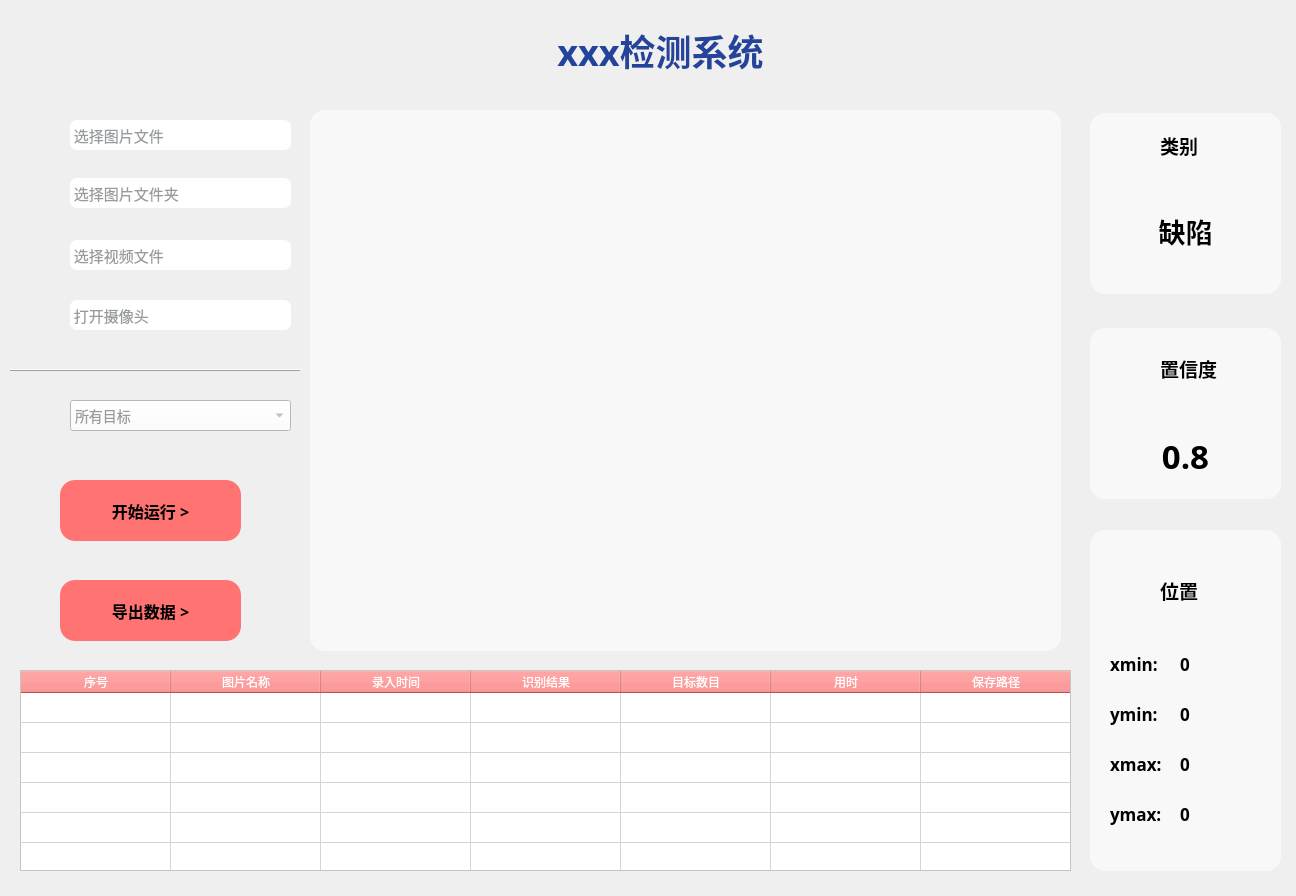
<?xml version="1.0" encoding="UTF-8"?>
<ui version="4.0">
 <class>MainWindow</class>
 <widget class="QMainWindow" name="MainWindow">
  <property name="windowModality">
   <enum>Qt::NonModal</enum>
  </property>
  <property name="enabled">
   <bool>true</bool>
  </property>
  <property name="geometry">
   <rect>
    <x>0</x>
    <y>0</y>
    <width>1296</width>
    <height>896</height>
   </rect>
  </property>
  <property name="minimumSize">
   <size>
    <width>1296</width>
    <height>896</height>
   </size>
  </property>
  <property name="maximumSize">
   <size>
    <width>1296</width>
    <height>896</height>
   </size>
  </property>
  <property name="font">
   <font>
    <family>仿宋</family>
   </font>
  </property>
  <property name="contextMenuPolicy">
   <enum>Qt::DefaultContextMenu</enum>
  </property>
  <property name="windowTitle">
   <string>钢铁表面缺陷检测系统</string>
  </property>
  <property name="windowIcon">
   <iconset>
    <normaloff>icon/app.png</normaloff>icon/app.png</iconset>
  </property>
  <property name="autoFillBackground">
   <bool>false</bool>
  </property>
  <property name="styleSheet">
   <string notr="true">#centralwidget {background-image: url(&quot;D:/lg/BaiduSyncdisk/project/person_code/bishe/icon/2025/background.jpg&quot;);}

</string>
  </property>
  <property name="locale">
   <locale language="Chinese" country="China"/>
  </property>
  <property name="setWindowFlags" stdset="0">
   <string>QtCore.Qt.FramelessWindowHint</string>
  </property>
  <property name="setAttribute" stdset="0">
   <string>QtCore.Qt.WA_TranslucentBackground</string>
  </property>
  <widget class="QWidget" name="centralwidget">
   <property name="font">
    <font>
     <family>黑体</family>
    </font>
   </property>
   <widget class="QLabel" name="label_title">
    <property name="geometry">
     <rect>
      <x>220</x>
      <y>20</y>
      <width>881</width>
      <height>61</height>
     </rect>
    </property>
    <property name="minimumSize">
     <size>
      <width>0</width>
      <height>0</height>
     </size>
    </property>
    <property name="maximumSize">
     <size>
      <width>10000</width>
      <height>10000</height>
     </size>
    </property>
    <property name="font">
     <font>
      <family>黑体</family>
      <pointsize>27</pointsize>
      <weight>75</weight>
      <italic>false</italic>
      <bold>true</bold>
     </font>
    </property>
    <property name="styleSheet">
     <string notr="true">color: rgb(36,68,156);</string>
    </property>
    <property name="text">
     <string>xxx检测系统</string>
    </property>
    <property name="scaledContents">
     <bool>true</bool>
    </property>
    <property name="alignment">
     <set>Qt::AlignCenter</set>
    </property>
   </widget>
   <widget class="QLabel" name="label_img">
    <property name="geometry">
     <rect>
      <x>310</x>
      <y>110</y>
      <width>751</width>
      <height>541</height>
     </rect>
    </property>
    <property name="styleSheet">
     <string notr="true">background-color: rgba(255, 255, 255, 150);
border-radius: 15px;
</string>
    </property>
    <property name="text">
     <string/>
    </property>
    <property name="pixmap">
     <pixmap>icon/zhutu2.png</pixmap>
    </property>
    <property name="alignment">
     <set>Qt::AlignCenter</set>
    </property>
    <property name="wordWrap">
     <bool>false</bool>
    </property>
    <property name="margin">
     <number>0</number>
    </property>
    <property name="indent">
     <number>-1</number>
    </property>
    <property name="openExternalLinks">
     <bool>false</bool>
    </property>
   </widget>
   <widget class="QLabel" name="label_17">
    <property name="geometry">
     <rect>
      <x>1100</x>
      <y>560</y>
      <width>60</width>
      <height>70</height>
     </rect>
    </property>
    <property name="text">
     <string/>
    </property>
    <property name="pixmap">
     <pixmap>icon/weizhi.png</pixmap>
    </property>
    <property name="scaledContents">
     <bool>true</bool>
    </property>
    <property name="alignment">
     <set>Qt::AlignCenter</set>
    </property>
   </widget>
   <widget class="QLabel" name="label_9">
    <property name="geometry">
     <rect>
      <x>1160</x>
      <y>575</y>
      <width>111</width>
      <height>31</height>
     </rect>
    </property>
    <property name="font">
     <font>
      <family>黑体</family>
      <pointsize>14</pointsize>
      <weight>75</weight>
      <bold>true</bold>
     </font>
    </property>
    <property name="styleSheet">
     <string notr="true">color: rgb(0, 0, 0);</string>
    </property>
    <property name="text">
     <string>位置</string>
    </property>
   </widget>
   <widget class="QLabel" name="label_xmin">
    <property name="geometry">
     <rect>
      <x>1110</x>
      <y>650</y>
      <width>71</width>
      <height>27</height>
     </rect>
    </property>
    <property name="font">
     <font>
      <family>黑体</family>
      <pointsize>13</pointsize>
      <weight>75</weight>
      <bold>true</bold>
     </font>
    </property>
    <property name="styleSheet">
     <string notr="true"/>
    </property>
    <property name="text">
     <string>xmin: </string>
    </property>
   </widget>
   <widget class="QLabel" name="label_19">
    <property name="geometry">
     <rect>
      <x>1110</x>
      <y>700</y>
      <width>71</width>
      <height>27</height>
     </rect>
    </property>
    <property name="font">
     <font>
      <family>黑体</family>
      <pointsize>13</pointsize>
      <weight>75</weight>
      <bold>true</bold>
     </font>
    </property>
    <property name="styleSheet">
     <string notr="true"/>
    </property>
    <property name="text">
     <string>ymin:</string>
    </property>
   </widget>
   <widget class="QLabel" name="label_20">
    <property name="geometry">
     <rect>
      <x>1110</x>
      <y>750</y>
      <width>71</width>
      <height>27</height>
     </rect>
    </property>
    <property name="font">
     <font>
      <family>黑体</family>
      <pointsize>13</pointsize>
      <weight>75</weight>
      <bold>true</bold>
     </font>
    </property>
    <property name="styleSheet">
     <string notr="true"/>
    </property>
    <property name="text">
     <string>xmax:</string>
    </property>
   </widget>
   <widget class="QLabel" name="label_21">
    <property name="geometry">
     <rect>
      <x>1110</x>
      <y>800</y>
      <width>71</width>
      <height>27</height>
     </rect>
    </property>
    <property name="font">
     <font>
      <family>黑体</family>
      <pointsize>13</pointsize>
      <weight>75</weight>
      <bold>true</bold>
     </font>
    </property>
    <property name="styleSheet">
     <string notr="true"/>
    </property>
    <property name="text">
     <string>ymax:</string>
    </property>
   </widget>
   <widget class="QLabel" name="label_23">
    <property name="geometry">
     <rect>
      <x>250</x>
      <y>207</y>
      <width>50</width>
      <height>27</height>
     </rect>
    </property>
    <property name="text">
     <string/>
    </property>
    <property name="pixmap">
     <pixmap>icon2/mubiaojiance.png</pixmap>
    </property>
    <property name="alignment">
     <set>Qt::AlignCenter</set>
    </property>
   </widget>
   <widget class="QLabel" name="label_24">
    <property name="geometry">
     <rect>
      <x>260</x>
      <y>250</y>
      <width>30</width>
      <height>30</height>
     </rect>
    </property>
    <property name="text">
     <string/>
    </property>
    <property name="pixmap">
     <pixmap>icon2/mubiaogenzong.png</pixmap>
    </property>
    <property name="alignment">
     <set>Qt::AlignCenter</set>
    </property>
   </widget>
   <widget class="QFrame" name="frame_3">
    <property name="geometry">
     <rect>
      <x>10</x>
      <y>360</y>
      <width>291</width>
      <height>20</height>
     </rect>
    </property>
    <property name="font">
     <font>
      <pointsize>9</pointsize>
     </font>
    </property>
    <property name="frameShape">
     <enum>QFrame::HLine</enum>
    </property>
    <property name="frameShadow">
     <enum>QFrame::Raised</enum>
    </property>
    <property name="lineWidth">
     <number>1</number>
    </property>
   </widget>
   <widget class="QLabel" name="label_25">
    <property name="geometry">
     <rect>
      <x>10</x>
      <y>396</y>
      <width>50</width>
      <height>50</height>
     </rect>
    </property>
    <property name="text">
     <string/>
    </property>
    <property name="pixmap">
     <pixmap>icon/suoyoumubiao.png</pixmap>
    </property>
    <property name="scaledContents">
     <bool>true</bool>
    </property>
    <property name="alignment">
     <set>Qt::AlignCenter</set>
    </property>
   </widget>
   <widget class="QComboBox" name="comboBox">
    <property name="geometry">
     <rect>
      <x>70</x>
      <y>400</y>
      <width>221</width>
      <height>31</height>
     </rect>
    </property>
    <property name="styleSheet">
     <string notr="true">
QComboBox {
    background-color: rgb(255, 255, 255);
    color: rgb(151, 155, 158);
    font-size: 14px; /* 设置字体大小为12像素 */
}
</string>
    </property>
    <item>
     <property name="text">
      <string>所有目标</string>
     </property>
    </item>
   </widget>
   <widget class="QPushButton" name="pushButton_start">
    <property name="geometry">
     <rect>
      <x>60</x>
      <y>480</y>
      <width>181</width>
      <height>61</height>
     </rect>
    </property>
    <property name="font">
     <font>
      <family>黑体</family>
      <pointsize>12</pointsize>
      <weight>75</weight>
      <bold>true</bold>
     </font>
    </property>
    <property name="styleSheet">
     <string notr="true">background-color: rgb(255,115,114);

border-radius: 15px;

color: rgb(0, 0, 0);</string>
    </property>
    <property name="text">
     <string>开始运行 &gt;</string>
    </property>
   </widget>
   <widget class="QLabel" name="label_xmin_v">
    <property name="geometry">
     <rect>
      <x>1180</x>
      <y>650</y>
      <width>81</width>
      <height>27</height>
     </rect>
    </property>
    <property name="font">
     <font>
      <family>黑体</family>
      <pointsize>13</pointsize>
      <weight>75</weight>
      <bold>true</bold>
     </font>
    </property>
    <property name="styleSheet">
     <string notr="true"/>
    </property>
    <property name="text">
     <string>0</string>
    </property>
   </widget>
   <widget class="QLabel" name="label_xmax_v">
    <property name="geometry">
     <rect>
      <x>1180</x>
      <y>750</y>
      <width>81</width>
      <height>27</height>
     </rect>
    </property>
    <property name="font">
     <font>
      <family>黑体</family>
      <pointsize>13</pointsize>
      <weight>75</weight>
      <bold>true</bold>
     </font>
    </property>
    <property name="styleSheet">
     <string notr="true"/>
    </property>
    <property name="text">
     <string>0</string>
    </property>
   </widget>
   <widget class="QLabel" name="label_ymin_v">
    <property name="geometry">
     <rect>
      <x>1180</x>
      <y>700</y>
      <width>81</width>
      <height>27</height>
     </rect>
    </property>
    <property name="font">
     <font>
      <family>黑体</family>
      <pointsize>13</pointsize>
      <weight>75</weight>
      <bold>true</bold>
     </font>
    </property>
    <property name="styleSheet">
     <string notr="true"/>
    </property>
    <property name="text">
     <string>0</string>
    </property>
   </widget>
   <widget class="QLabel" name="label_ymax_v">
    <property name="geometry">
     <rect>
      <x>1180</x>
      <y>800</y>
      <width>81</width>
      <height>27</height>
     </rect>
    </property>
    <property name="font">
     <font>
      <family>黑体</family>
      <pointsize>13</pointsize>
      <weight>75</weight>
      <bold>true</bold>
     </font>
    </property>
    <property name="styleSheet">
     <string notr="true"/>
    </property>
    <property name="text">
     <string>0</string>
    </property>
   </widget>
   <widget class="QLabel" name="label_score">
    <property name="geometry">
     <rect>
      <x>1100</x>
      <y>430</y>
      <width>171</width>
      <height>51</height>
     </rect>
    </property>
    <property name="font">
     <font>
      <family>黑体</family>
      <pointsize>25</pointsize>
      <weight>75</weight>
      <bold>true</bold>
     </font>
    </property>
    <property name="styleSheet">
     <string notr="true">color: rgb(0, 0, 0);</string>
    </property>
    <property name="text">
     <string>0.8</string>
    </property>
    <property name="alignment">
     <set>Qt::AlignCenter</set>
    </property>
   </widget>
   <widget class="QLabel" name="label_classes">
    <property name="geometry">
     <rect>
      <x>800</x>
      <y>690</y>
      <width>41</width>
      <height>31</height>
     </rect>
    </property>
    <property name="font">
     <font>
      <family>黑体</family>
      <pointsize>13</pointsize>
     </font>
    </property>
    <property name="styleSheet">
     <string notr="true">color: rgb(255, 255, 255);</string>
    </property>
    <property name="text">
     <string/>
    </property>
   </widget>
   <widget class="QLabel" name="label_img_path">
    <property name="geometry">
     <rect>
      <x>70</x>
      <y>120</y>
      <width>221</width>
      <height>30</height>
     </rect>
    </property>
    <property name="font">
     <font>
      <family>黑体</family>
      <pointsize>11</pointsize>
      <weight>50</weight>
      <bold>false</bold>
     </font>
    </property>
    <property name="toolTipDuration">
     <number>-1</number>
    </property>
    <property name="styleSheet">
     <string notr="true">background-color: rgb(255, 255, 255);

border-radius: 7px;

color: rgb(151, 155, 158);</string>
    </property>
    <property name="text">
     <string> 选择图片文件</string>
    </property>
    <property name="textFormat">
     <enum>Qt::AutoText</enum>
    </property>
   </widget>
   <widget class="QPushButton" name="pushButton_img">
    <property name="geometry">
     <rect>
      <x>10</x>
      <y>110</y>
      <width>50</width>
      <height>50</height>
     </rect>
    </property>
    <property name="styleSheet">
     <string notr="true">QPushButton {
    background-color: transparent;
    border-radius: 10px; /* 设置圆角半径为10像素 */
}

QPushButton:hover {
    background-color: rgb(98, 105, 111);
}</string>
    </property>
    <property name="text">
     <string/>
    </property>
    <property name="icon">
     <iconset>
      <normaloff>icon/dir.png</normaloff>icon/dir.png</iconset>
    </property>
    <property name="iconSize">
     <size>
      <width>50</width>
      <height>50</height>
     </size>
    </property>
   </widget>
   <widget class="QPushButton" name="pushButton_dir">
    <property name="geometry">
     <rect>
      <x>10</x>
      <y>170</y>
      <width>50</width>
      <height>50</height>
     </rect>
    </property>
    <property name="layoutDirection">
     <enum>Qt::LeftToRight</enum>
    </property>
    <property name="styleSheet">
     <string notr="true">QPushButton {
    background-color: transparent;
    border-radius: 10px; /* 设置圆角半径为10像素 */
}

QPushButton:hover {
    background-color: rgb(98, 105, 111);
}</string>
    </property>
    <property name="text">
     <string/>
    </property>
    <property name="icon">
     <iconset>
      <normaloff>icon/dirs.png</normaloff>icon/dirs.png</iconset>
    </property>
    <property name="iconSize">
     <size>
      <width>50</width>
      <height>50</height>
     </size>
    </property>
    <property name="autoRepeat">
     <bool>false</bool>
    </property>
    <property name="autoExclusive">
     <bool>false</bool>
    </property>
   </widget>
   <widget class="QLabel" name="label_dir_path">
    <property name="geometry">
     <rect>
      <x>70</x>
      <y>178</y>
      <width>221</width>
      <height>30</height>
     </rect>
    </property>
    <property name="font">
     <font>
      <family>黑体</family>
      <pointsize>11</pointsize>
      <weight>50</weight>
      <bold>false</bold>
     </font>
    </property>
    <property name="toolTipDuration">
     <number>-1</number>
    </property>
    <property name="styleSheet">
     <string notr="true">background-color: rgb(255, 255, 255);

border-radius: 7px;

color: rgb(151, 155, 158);</string>
    </property>
    <property name="text">
     <string> 选择图片文件夹</string>
    </property>
    <property name="textFormat">
     <enum>Qt::AutoText</enum>
    </property>
   </widget>
   <widget class="QPushButton" name="pushButton_video">
    <property name="geometry">
     <rect>
      <x>10</x>
      <y>233</y>
      <width>50</width>
      <height>50</height>
     </rect>
    </property>
    <property name="maximumSize">
     <size>
      <width>16777208</width>
      <height>16777215</height>
     </size>
    </property>
    <property name="layoutDirection">
     <enum>Qt::LeftToRight</enum>
    </property>
    <property name="styleSheet">
     <string notr="true">QPushButton {
    background-color: transparent;
    border-radius: 10px; /* 设置圆角半径为10像素 */
}

QPushButton:hover {
    background-color: rgb(98, 105, 111);
}</string>
    </property>
    <property name="text">
     <string/>
    </property>
    <property name="icon">
     <iconset>
      <normaloff>icon/shipinwenjian.png</normaloff>icon/shipinwenjian.png</iconset>
    </property>
    <property name="iconSize">
     <size>
      <width>50</width>
      <height>50</height>
     </size>
    </property>
    <property name="autoRepeatDelay">
     <number>300</number>
    </property>
    <property name="autoRepeatInterval">
     <number>100</number>
    </property>
   </widget>
   <widget class="QLabel" name="label_video_path">
    <property name="geometry">
     <rect>
      <x>70</x>
      <y>240</y>
      <width>221</width>
      <height>30</height>
     </rect>
    </property>
    <property name="font">
     <font>
      <family>黑体</family>
      <pointsize>11</pointsize>
      <weight>50</weight>
      <bold>false</bold>
     </font>
    </property>
    <property name="toolTipDuration">
     <number>-1</number>
    </property>
    <property name="styleSheet">
     <string notr="true">background-color: rgb(255, 255, 255);

border-radius: 7px;

color: rgb(151, 155, 158);</string>
    </property>
    <property name="text">
     <string> 选择视频文件</string>
    </property>
    <property name="textFormat">
     <enum>Qt::AutoText</enum>
    </property>
   </widget>
   <widget class="QPushButton" name="pushButton_export">
    <property name="geometry">
     <rect>
      <x>60</x>
      <y>580</y>
      <width>181</width>
      <height>61</height>
     </rect>
    </property>
    <property name="font">
     <font>
      <family>黑体</family>
      <pointsize>12</pointsize>
      <weight>75</weight>
      <bold>true</bold>
     </font>
    </property>
    <property name="styleSheet">
     <string notr="true">background-color: rgb(255,115,114);

border-radius: 15px;

color: rgb(0, 0, 0);</string>
    </property>
    <property name="text">
     <string>导出数据 &gt;</string>
    </property>
   </widget>
   <widget class="QLabel" name="label_15">
    <property name="geometry">
     <rect>
      <x>1100</x>
      <y>118</y>
      <width>60</width>
      <height>70</height>
     </rect>
    </property>
    <property name="text">
     <string/>
    </property>
    <property name="pixmap">
     <pixmap>icon/leibie.png</pixmap>
    </property>
    <property name="scaledContents">
     <bool>true</bool>
    </property>
    <property name="alignment">
     <set>Qt::AlignCenter</set>
    </property>
   </widget>
   <widget class="QLabel" name="label_7">
    <property name="geometry">
     <rect>
      <x>1160</x>
      <y>130</y>
      <width>111</width>
      <height>31</height>
     </rect>
    </property>
    <property name="font">
     <font>
      <family>黑体</family>
      <pointsize>14</pointsize>
      <weight>75</weight>
      <bold>true</bold>
     </font>
    </property>
    <property name="styleSheet">
     <string notr="true"/>
    </property>
    <property name="text">
     <string>类别</string>
    </property>
   </widget>
   <widget class="QLabel" name="label_6">
    <property name="geometry">
     <rect>
      <x>1160</x>
      <y>348</y>
      <width>111</width>
      <height>41</height>
     </rect>
    </property>
    <property name="font">
     <font>
      <family>黑体</family>
      <pointsize>14</pointsize>
      <weight>75</weight>
      <bold>true</bold>
     </font>
    </property>
    <property name="styleSheet">
     <string notr="true"/>
    </property>
    <property name="text">
     <string>置信度</string>
    </property>
   </widget>
   <widget class="QLabel" name="label_14">
    <property name="geometry">
     <rect>
      <x>1100</x>
      <y>339</y>
      <width>60</width>
      <height>70</height>
     </rect>
    </property>
    <property name="text">
     <string/>
    </property>
    <property name="pixmap">
     <pixmap>icon/zhixindu.png</pixmap>
    </property>
    <property name="scaledContents">
     <bool>true</bool>
    </property>
    <property name="alignment">
     <set>Qt::AlignCenter</set>
    </property>
   </widget>
   <widget class="QTableWidget" name="tableWidget_info">
    <property name="geometry">
     <rect>
      <x>20</x>
      <y>670</y>
      <width>1051</width>
      <height>201</height>
     </rect>
    </property>
    <property name="font">
     <font>
      <family>黑体</family>
     </font>
    </property>
    <property name="styleSheet">
     <string notr="true">QHeaderView::section {
    background-color: rgb(255,115,114);
    color: white;
}

QTableWidget {
    background-color: rgb(255, 255, 255);
}


QTableView::item:hover{
	background-color:rgb(152,155,232);
}

QTableView::item:selected:!active{
	background-color:#f0f0f2;
}





</string>
    </property>
    <property name="lineWidth">
     <number>0</number>
    </property>
    <property name="verticalScrollBarPolicy">
     <enum>Qt::ScrollBarAlwaysOff</enum>
    </property>
    <property name="horizontalScrollBarPolicy">
     <enum>Qt::ScrollBarAlwaysOff</enum>
    </property>
    <property name="autoScroll">
     <bool>false</bool>
    </property>
    <property name="autoScrollMargin">
     <number>16</number>
    </property>
    <property name="editTriggers">
     <set>QAbstractItemView::NoEditTriggers</set>
    </property>
    <property name="verticalScrollMode">
     <enum>QAbstractItemView::ScrollPerPixel</enum>
    </property>
    <property name="horizontalScrollMode">
     <enum>QAbstractItemView::ScrollPerPixel</enum>
    </property>
    <property name="showGrid">
     <bool>true</bool>
    </property>
    <property name="gridStyle">
     <enum>Qt::CustomDashLine</enum>
    </property>
    <property name="sortingEnabled">
     <bool>false</bool>
    </property>
    <property name="wordWrap">
     <bool>true</bool>
    </property>
    <property name="cornerButtonEnabled">
     <bool>true</bool>
    </property>
    <property name="rowCount">
     <number>6</number>
    </property>
    <property name="columnCount">
     <number>7</number>
    </property>
    <property name="sectionResizeMode" stdset="0">
     <string>QHeaderView::ResizeToContents</string>
    </property>
    <attribute name="horizontalHeaderVisible">
     <bool>true</bool>
    </attribute>
    <attribute name="horizontalHeaderCascadingSectionResizes">
     <bool>false</bool>
    </attribute>
    <attribute name="horizontalHeaderMinimumSectionSize">
     <number>30</number>
    </attribute>
    <attribute name="horizontalHeaderDefaultSectionSize">
     <number>150</number>
    </attribute>
    <attribute name="horizontalHeaderShowSortIndicator" stdset="0">
     <bool>false</bool>
    </attribute>
    <attribute name="verticalHeaderVisible">
     <bool>false</bool>
    </attribute>
    <attribute name="verticalHeaderCascadingSectionResizes">
     <bool>false</bool>
    </attribute>
    <row/>
    <row/>
    <row/>
    <row/>
    <row/>
    <row/>
    <column>
     <property name="text">
      <string>序号</string>
     </property>
    </column>
    <column>
     <property name="text">
      <string>图片名称</string>
     </property>
    </column>
    <column>
     <property name="text">
      <string>录入时间</string>
     </property>
    </column>
    <column>
     <property name="text">
      <string>识别结果</string>
     </property>
    </column>
    <column>
     <property name="text">
      <string>目标数目</string>
     </property>
    </column>
    <column>
     <property name="text">
      <string>用时</string>
     </property>
    </column>
    <column>
     <property name="text">
      <string>保存路径</string>
     </property>
    </column>
   </widget>
   <widget class="QLabel" name="label_class">
    <property name="geometry">
     <rect>
      <x>1100</x>
      <y>210</y>
      <width>171</width>
      <height>41</height>
     </rect>
    </property>
    <property name="font">
     <font>
      <family>黑体</family>
      <pointsize>20</pointsize>
      <weight>75</weight>
      <bold>true</bold>
     </font>
    </property>
    <property name="styleSheet">
     <string notr="true">color: rgb(0, 0, 0);</string>
    </property>
    <property name="text">
     <string>缺陷</string>
    </property>
    <property name="alignment">
     <set>Qt::AlignCenter</set>
    </property>
   </widget>
   <widget class="QPushButton" name="pushButton_camera">
    <property name="geometry">
     <rect>
      <x>10</x>
      <y>290</y>
      <width>50</width>
      <height>50</height>
     </rect>
    </property>
    <property name="maximumSize">
     <size>
      <width>16777211</width>
      <height>16777215</height>
     </size>
    </property>
    <property name="styleSheet">
     <string notr="true">QPushButton {
    background-color: transparent;
    border-radius: 10px; /* 设置圆角半径为10像素 */
}

QPushButton:hover {
    background-color: rgb(98, 105, 111);
}</string>
    </property>
    <property name="text">
     <string/>
    </property>
    <property name="icon">
     <iconset>
      <normaloff>icon/shexiangtou.png</normaloff>icon/shexiangtou.png</iconset>
    </property>
    <property name="iconSize">
     <size>
      <width>50</width>
      <height>50</height>
     </size>
    </property>
    <property name="checkable">
     <bool>false</bool>
    </property>
    <property name="autoRepeat">
     <bool>false</bool>
    </property>
    <property name="autoExclusive">
     <bool>false</bool>
    </property>
    <property name="autoRepeatDelay">
     <number>300</number>
    </property>
    <property name="autoDefault">
     <bool>false</bool>
    </property>
   </widget>
   <widget class="QLabel" name="label_camera_path">
    <property name="geometry">
     <rect>
      <x>70</x>
      <y>300</y>
      <width>221</width>
      <height>30</height>
     </rect>
    </property>
    <property name="font">
     <font>
      <family>黑体</family>
      <pointsize>11</pointsize>
      <weight>50</weight>
      <bold>false</bold>
     </font>
    </property>
    <property name="toolTipDuration">
     <number>-1</number>
    </property>
    <property name="styleSheet">
     <string notr="true">background-color: rgb(255, 255, 255);

border-radius: 7px;

color: rgb(151, 155, 158);</string>
    </property>
    <property name="text">
     <string> 打开摄像头</string>
    </property>
    <property name="textFormat">
     <enum>Qt::AutoText</enum>
    </property>
   </widget>
   <widget class="QLabel" name="label_class_2">
    <property name="geometry">
     <rect>
      <x>1090</x>
      <y>113</y>
      <width>191</width>
      <height>181</height>
     </rect>
    </property>
    <property name="styleSheet">
     <string notr="true">background-color: rgba(255, 255, 255, 150);
border-radius: 15px;
</string>
    </property>
    <property name="text">
     <string/>
    </property>
    <property name="alignment">
     <set>Qt::AlignCenter</set>
    </property>
    <property name="wordWrap">
     <bool>false</bool>
    </property>
    <property name="margin">
     <number>0</number>
    </property>
    <property name="indent">
     <number>-1</number>
    </property>
    <property name="openExternalLinks">
     <bool>false</bool>
    </property>
   </widget>
   <widget class="QLabel" name="label_class_3">
    <property name="geometry">
     <rect>
      <x>1090</x>
      <y>328</y>
      <width>191</width>
      <height>171</height>
     </rect>
    </property>
    <property name="styleSheet">
     <string notr="true">background-color: rgba(255, 255, 255, 150);
border-radius: 15px;
</string>
    </property>
    <property name="text">
     <string/>
    </property>
    <property name="alignment">
     <set>Qt::AlignCenter</set>
    </property>
    <property name="wordWrap">
     <bool>false</bool>
    </property>
    <property name="margin">
     <number>0</number>
    </property>
    <property name="indent">
     <number>-1</number>
    </property>
    <property name="openExternalLinks">
     <bool>false</bool>
    </property>
   </widget>
   <widget class="QLabel" name="label_class_4">
    <property name="geometry">
     <rect>
      <x>1090</x>
      <y>530</y>
      <width>191</width>
      <height>341</height>
     </rect>
    </property>
    <property name="styleSheet">
     <string notr="true">background-color: rgba(255, 255, 255, 150);
border-radius: 15px;
</string>
    </property>
    <property name="text">
     <string/>
    </property>
    <property name="alignment">
     <set>Qt::AlignCenter</set>
    </property>
    <property name="wordWrap">
     <bool>false</bool>
    </property>
    <property name="margin">
     <number>0</number>
    </property>
    <property name="indent">
     <number>-1</number>
    </property>
    <property name="openExternalLinks">
     <bool>false</bool>
    </property>
   </widget>
   <zorder>label_class_4</zorder>
   <zorder>label_class_3</zorder>
   <zorder>label_class_2</zorder>
   <zorder>label_title</zorder>
   <zorder>label_img</zorder>
   <zorder>label_17</zorder>
   <zorder>label_9</zorder>
   <zorder>label_xmin</zorder>
   <zorder>label_19</zorder>
   <zorder>label_20</zorder>
   <zorder>label_21</zorder>
   <zorder>label_23</zorder>
   <zorder>label_24</zorder>
   <zorder>frame_3</zorder>
   <zorder>label_25</zorder>
   <zorder>comboBox</zorder>
   <zorder>pushButton_start</zorder>
   <zorder>label_xmin_v</zorder>
   <zorder>label_xmax_v</zorder>
   <zorder>label_ymin_v</zorder>
   <zorder>label_ymax_v</zorder>
   <zorder>label_score</zorder>
   <zorder>label_classes</zorder>
   <zorder>label_img_path</zorder>
   <zorder>pushButton_img</zorder>
   <zorder>pushButton_dir</zorder>
   <zorder>label_dir_path</zorder>
   <zorder>pushButton_video</zorder>
   <zorder>label_video_path</zorder>
   <zorder>pushButton_export</zorder>
   <zorder>label_15</zorder>
   <zorder>label_7</zorder>
   <zorder>label_6</zorder>
   <zorder>label_14</zorder>
   <zorder>tableWidget_info</zorder>
   <zorder>label_class</zorder>
   <zorder>pushButton_camera</zorder>
   <zorder>label_camera_path</zorder>
  </widget>
 </widget>
 <resources/>
 <connections/>
</ui>
